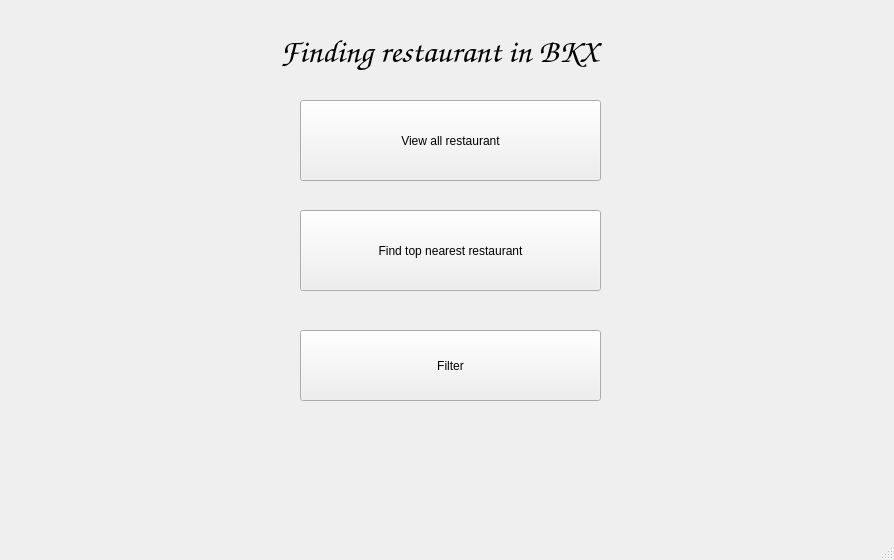
<?xml version="1.0" encoding="UTF-8"?>
<ui version="4.0">
 <class>MainWindow</class>
 <widget class="QMainWindow" name="MainWindow">
  <property name="geometry">
   <rect>
    <x>0</x>
    <y>0</y>
    <width>894</width>
    <height>560</height>
   </rect>
  </property>
  <property name="windowTitle">
   <string>MainWindow</string>
  </property>
  <widget class="QWidget" name="centralwidget">
   <widget class="QLabel" name="label">
    <property name="geometry">
     <rect>
      <x>0</x>
      <y>0</y>
      <width>911</width>
      <height>521</height>
     </rect>
    </property>
    <property name="text">
     <string/>
    </property>
    <property name="pixmap">
     <pixmap>../Images/3700051448975567catple_wallpapers_9656.jpg</pixmap>
    </property>
   </widget>
   <widget class="QLabel" name="label_2">
    <property name="geometry">
     <rect>
      <x>690</x>
      <y>420</y>
      <width>201</width>
      <height>81</height>
     </rect>
    </property>
    <property name="text">
     <string/>
    </property>
    <property name="pixmap">
     <pixmap>../Images/logo_hust.png</pixmap>
    </property>
   </widget>
   <widget class="QPushButton" name="funct3">
    <property name="geometry">
     <rect>
      <x>300</x>
      <y>330</y>
      <width>301</width>
      <height>71</height>
     </rect>
    </property>
    <property name="text">
     <string>Filter</string>
    </property>
   </widget>
   <widget class="QPushButton" name="funct1">
    <property name="geometry">
     <rect>
      <x>300</x>
      <y>100</y>
      <width>301</width>
      <height>81</height>
     </rect>
    </property>
    <property name="text">
     <string>View all restaurant</string>
    </property>
   </widget>
   <widget class="QLabel" name="label_3">
    <property name="geometry">
     <rect>
      <x>280</x>
      <y>30</y>
      <width>351</width>
      <height>41</height>
     </rect>
    </property>
    <property name="font">
     <font>
      <family>URW Chancery L</family>
      <pointsize>25</pointsize>
      <italic>true</italic>
     </font>
    </property>
    <property name="text">
     <string>Finding restaurant in BKX</string>
    </property>
   </widget>
   <widget class="QPushButton" name="funct2">
    <property name="geometry">
     <rect>
      <x>300</x>
      <y>210</y>
      <width>301</width>
      <height>81</height>
     </rect>
    </property>
    <property name="text">
     <string>Find top nearest restaurant</string>
    </property>
   </widget>
   <widget class="QLabel" name="label_4">
    <property name="geometry">
     <rect>
      <x>0</x>
      <y>360</y>
      <width>361</width>
      <height>151</height>
     </rect>
    </property>
    <property name="text">
     <string/>
    </property>
    <property name="pixmap">
     <pixmap>../Images/logo pfiev edit.png</pixmap>
    </property>
   </widget>
  </widget>
  <widget class="QStatusBar" name="statusbar"/>
 </widget>
 <resources/>
 <connections/>
</ui>
